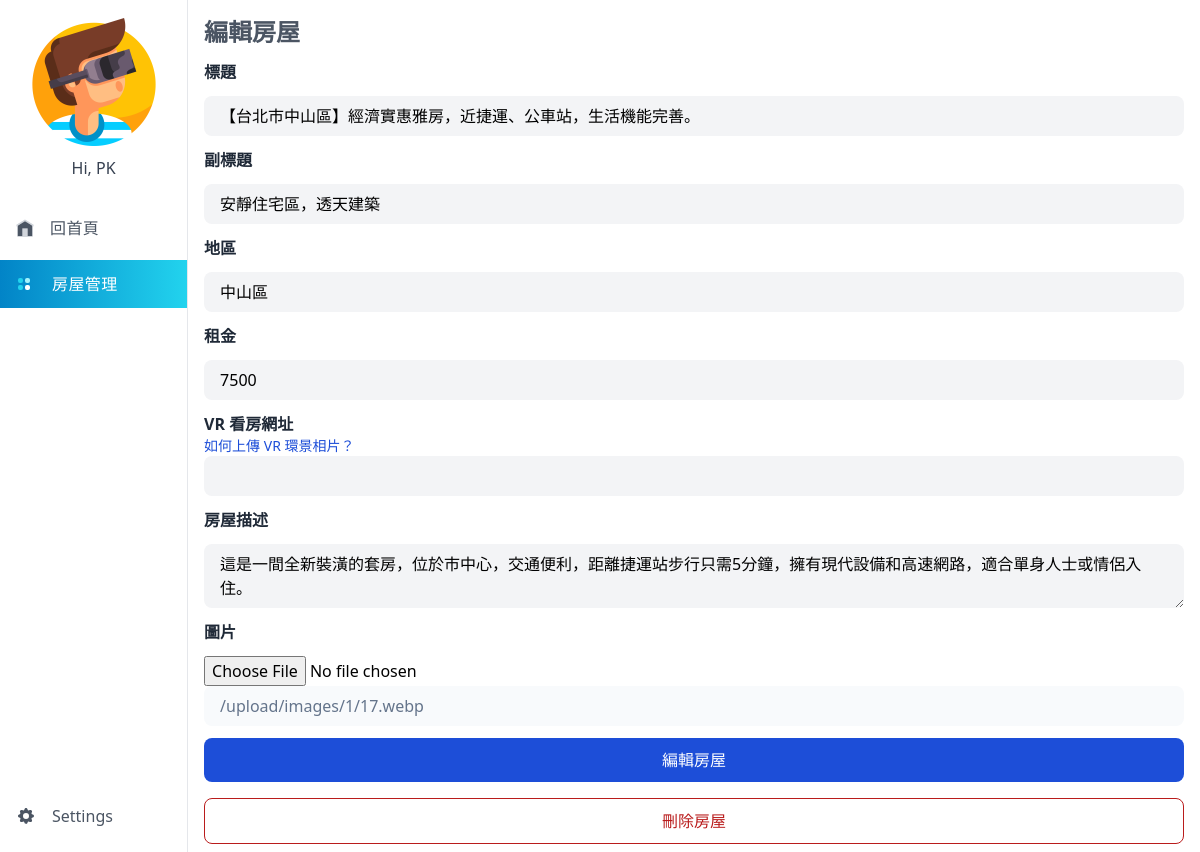
The app's page /public/edit-house.php?id=2 (signed in) with its own data.
### tables this page shows
CREATE TABLE `house` (
  `id` int(11) NOT NULL,
  `landlord` int(11) NOT NULL,
  `title` varchar(100) NOT NULL,
  `subtitle` varchar(50) NOT NULL,
  `city` varchar(10) NOT NULL,
  `region` varchar(10) NOT NULL,
  `rent` int(10) NOT NULL,
  `vr_url` varchar(300) DEFAULT NULL,
  `description` text NOT NULL,
  `images` longtext NOT NULL CHECK (json_valid(`images`)),
  `enable` tinyint(4) NOT NULL,
  `created_at` datetime NOT NULL DEFAULT current_timestamp()
);

### app/EditHouse.php (called while the page is built, shortened)
<?php
class EditHouse extends CreateHouse {
    function __construct() {
        require('db.php');
        $this->conn = $conn;
        $this->house_id = isset($_GET['id']) ? $_GET['id'] : '';
    }
    public function getHouse() {
        $sql = 'SELECT *
                FROM house
                WHERE `id` = :id AND `enable` = 1';
        $sth = $this->conn->prepare($sql, array(PDO::ATTR_CURSOR => PDO::CURSOR_FWDONLY));
        $sth->execute(array('id' => $_GET['id']));
        $house = $sth->fetch();
        $house['images'] = json_decode($house['images'], true);
        return $house;
    }
}

### public/edit-house.php (the view, shortened to what this page needs)
<?php
require APP_PATH.'EditHouse.php';
$edit = new EditHouse();
if (isset($_GET['id'])) {
  $house = $edit->getHouse();
}
?>
<head>
  <link href="./static/css/output.css" rel="stylesheet">
</head>
<body>
  <div class="min-h-screen flex">
  <?php require PARTIAL_PATH . 'sidebar.php'; ?>
  <div class="w-full px-4 h-screen overflow-y-scroll">
      <div class="w-full flex justify-between items-center mt-4">
        <span class="text-gray-600 font-bold text-2xl">編輯房屋</span>
      </div>
      <form class="mb-2" action="./edit-house.php<?= '?id='.$_GET['id'] ?>" method="post" enctype="multipart/form-data">
        <div>
          <label class="text-gray-800 font-semibold block my-3 text-md" for="title">標題</label>
          <input class="w-full bg-gray-100 px-4 py-2 rounded-lg focus:outline-none" type="text" name="title"
            id="title" value="<?= isset($_POST['title']) ? $_POST['title'] : $house['title'] ?>" required />
        </div>
        <div>
          <label class="text-gray-800 font-semibold block my-3 text-md" for="subtitle">副標題</label>
          <input class="w-full bg-gray-100 px-4 py-2 rounded-lg focus:outline-none" type="text" name="subtitle"
            id="subtitle" value="<?= isset($_POST['subtitle']) ? $_POST['subtitle'] : $house['subtitle'] ?>" required />
        </div>
        <div>
          <label class="text-gray-800 font-semibold block my-3 text-md" for="region">地區</label>
          <input class="w-full bg-gray-100 px-4 py-2 rounded-lg focus:outline-none" type="text" name="region"
            id="region" value="<?= isset($_POST['region']) ? $_POST['region'] : $house['region'] ?>" required />
        </div>
        <div>
          <label class="text-gray-800 font-semibold block my-3 text-md" for="rent">租金</label>
          <input class="w-full bg-gray-100 px-4 py-2 rounded-lg focus:outline-none" type="text" name="rent" id="rent" value="<?= isset($_POST['rent']) ? $_POST['rent'] : $house['rent'] ?>" required />
        </div>
        <div>
          <label class="text-gray-800 font-semibold block mt-3 text-md" for="vr_url">VR 看房網址</label><a class="text-sm text-blue-700" href="./faq.php">如何上傳 VR 環景相片？</a>
          <input class="w-full bg-gray-100 px-4 py-2 rounded-lg focus:outline-none" type="text" name="vr_url" id="vr_url" value="<?= isset($_POST['vr_url']) ? $_POST['vr_url'] : $house['vr_url'] ?>" required />
        </div>
        <div>
          <label class="text-gray-800 font-semibold block my-3 text-md" for="description">房屋描述</label>
          <textarea class="w-full bg-gray-100 px-4 py-2 rounded-lg focus:outline-none" type="text" name="description" oninput='this.style.height = "";this.style.height = this.scrollHeight + "px"'
            id="description" required><?= isset($_POST['description']) ? $_POST['description'] : $house['description'] ?></textarea>
        </div>
        <div>
        <label class="text-gray-800 font-semibold block my-3 text-md" for="house_img">圖片</label>
          <input type="file" class="form-control-file" name="house_img_upload" id="house_img_upload" accept="image/*">
          <input class="w-full bg-gray-100 px-4 py-2 rounded-lg focus:outline-none disabled:bg-slate-50 disabled:text-slate-500 disabled:border-slate-200 disabled:shadow-none" type="text" name="house_img"
            id="house_img" value="<?= isset($_POST['house_img']) ? $_POST['house_img'] : $house['images'][0] ?>" disabled />
        </div>
        <div>
          <button type="submit" class="w-full my-3 text-white bg-blue-700 hover:bg-blue-800 focus:ring-4 focus:ring-blue-300 font-medium rounded-lg text-base px-5 py-2.5 mr-2 mb-2 dark:bg-blue-600 dark:hover:bg-blue-700 focus:outline-none dark:focus:ring-blue-800">編輯房屋</button>
        </div>
      </form>
      <button class="w-full text-red-700 hover:text-white border border-red-700 hover:bg-red-800 focus:ring-4 focus:outline-none focus:ring-red-300 font-medium rounded-lg text-base px-5 py-2.5 text-center mr-2 mb-2 dark:border-red-500 dark:text-red-500 dark:hover:text-white dark:hover:bg-red-600 dark:focus:ring-red-900" onclick="deleteCheck(<?= $_GET['id'] ?>)">刪除房屋</button>
    </div>
  </div>
</body>

### records on screen
house: title "【台北市中山區】經濟實惠雅房，近捷運、公車站，生活機能完善。", subtitle "安靜住宅區，透天建築", region "中山區", rent "7500", description "這是一間全新裝潢的套房，位於市中心，交通便利，距離捷運站步行只需5分鐘，擁有現代設備和高速網路，適合單身人士或情侶入住。"

### other values on screen
$_SESSION['user_name'] "PK"
